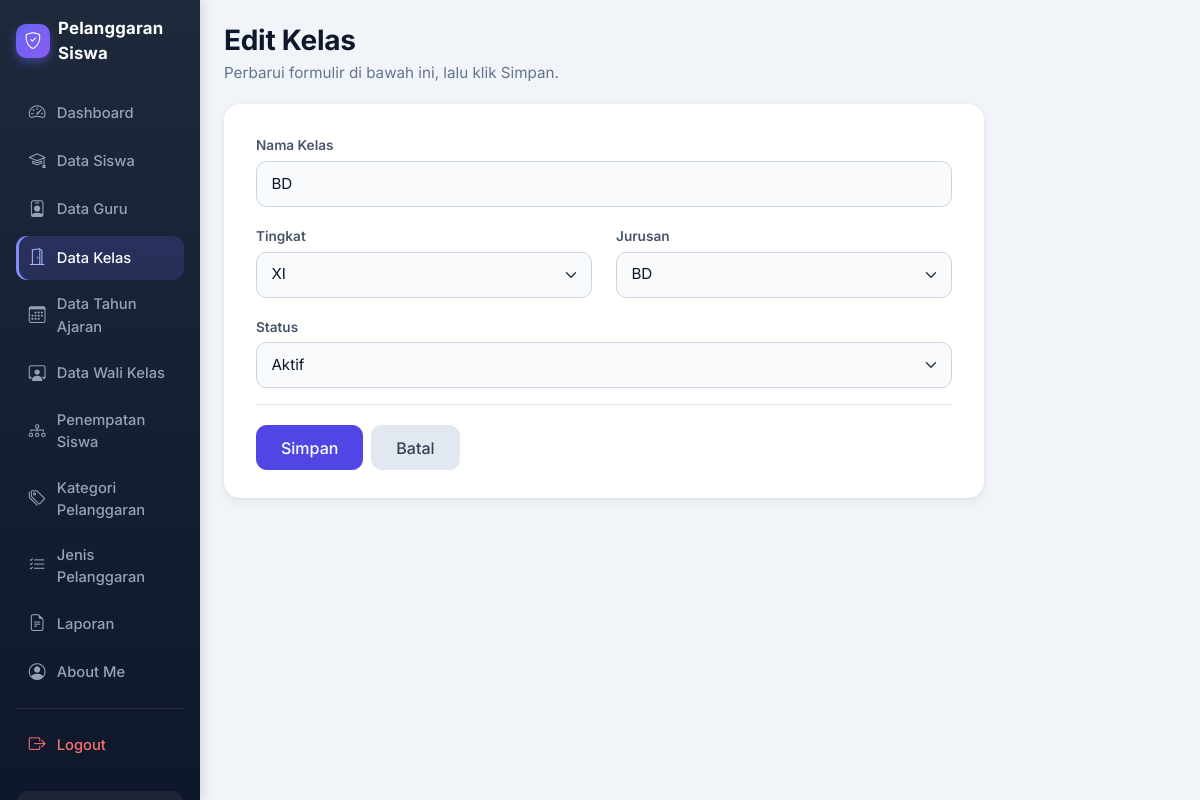
The app's page /edit_kelas.php?id=1 (signed in), older data.
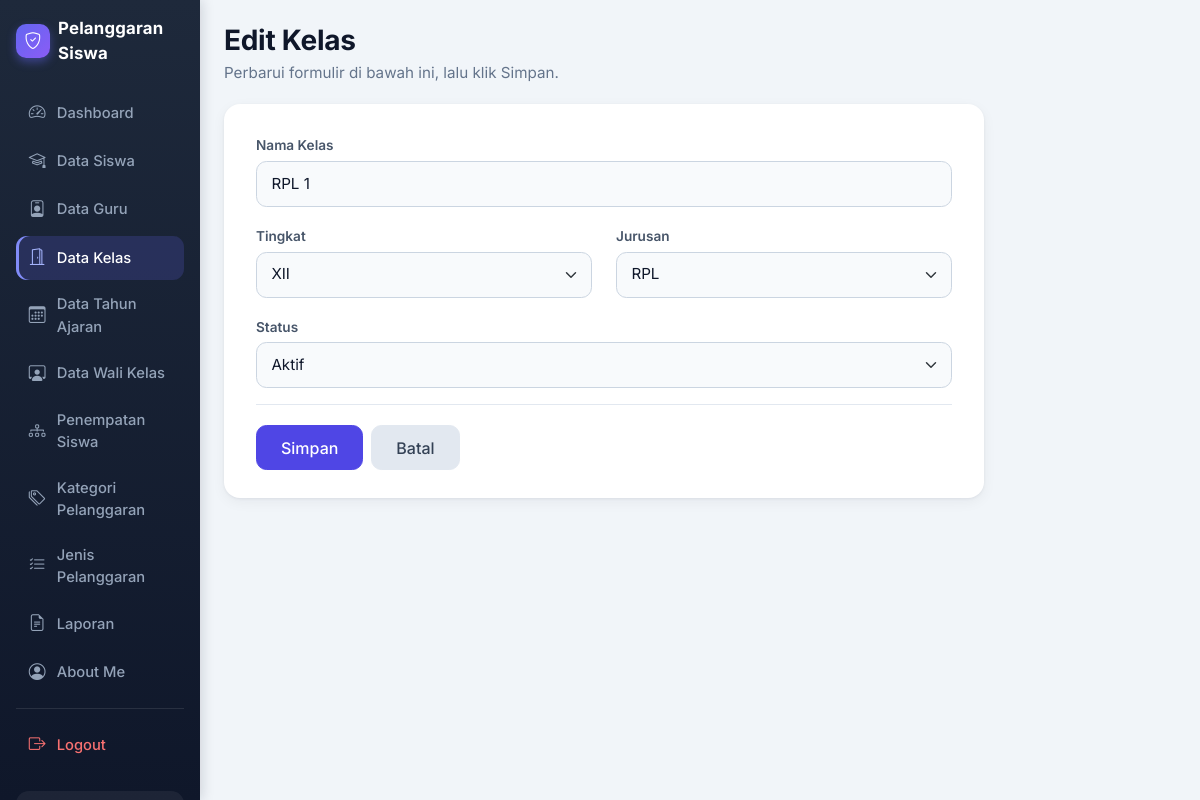
The same page, newer data.
### tables this page shows
CREATE TABLE `t_kelas` (
  `id` int(11) NOT NULL,
  `nama` varchar(100) DEFAULT NULL,
  `tingkat` varchar(20) NOT NULL,
  `jurusan` varchar(100) NOT NULL,
  `status_aktif` tinyint(1) NOT NULL,
  `created_at` timestamp NOT NULL DEFAULT current_timestamp(),
  `updated_at` timestamp NOT NULL DEFAULT current_timestamp()
);

### edit_kelas.php (called while the page is built, shortened)
<?php
include "config/koneksi.php";
include "includes/helper.php";
$id = (int) ($_GET['id'] ?? 0);
$kelas = ambil_satu($koneksi, "SELECT * FROM t_kelas WHERE id = ?", 'i', $id);
$v = [
    'nama'         => $kelas['nama'] ?? '',
    'tingkat'      => $kelas['tingkat'] ?? '',
    'jurusan'      => $kelas['jurusan'] ?? '',
    'status_aktif' => (int) $kelas['status_aktif'],
];
$label_tombol = 'Simpan';
include 'layout/tambah_atas.php';
include 'layout/form_kelas.php';
include 'layout/tambah_bawah.php';

### layout/form_kelas.php (the view, shortened to what this page needs)
<?php
$galat = $galat ?? [];
$label_tombol = $label_tombol ?? 'Simpan';
?>
<form method="POST">
    <div class="mb-3">
        <label for="nama" class="form-label">Nama Kelas</label>
        <input type="text" name="nama" id="nama" class="form-control<?= kelas_invalid($galat, 'nama'); ?>"
               value="<?= htmlspecialchars((string) $v['nama']); ?>" required>
    </div>
    <div class="row">
        <div class="col-md-6 mb-3">
            <label for="tingkat" class="form-label">Tingkat</label>
            <select name="tingkat" id="tingkat" class="form-select<?= kelas_invalid($galat, 'tingkat'); ?>" required>
                <?= html_opsi(daftar_tingkat(), $v['tingkat']); ?>
            </select>
        </div>
        <div class="col-md-6 mb-3">
            <label for="jurusan" class="form-label">Jurusan</label>
            <select name="jurusan" id="jurusan" class="form-select<?= kelas_invalid($galat, 'jurusan'); ?>" required>
                <?= html_opsi(daftar_jurusan(), $v['jurusan']); ?>
            </select>
        </div>
    </div>
    <div class="mb-3">
        <label for="status_aktif" class="form-label">Status</label>
        <?= html_status_select($v['status_aktif']); ?>
    </div>
    <div class="td-actions">
        <button type="submit" name="simpan" class="btn btn-primary"><?= htmlspecialchars($label_tombol); ?></button>
        <a href="kelola_kelas.php" class="btn btn-secondary">Batal</a>
    </div>
</form>

### includes/helper.php (shortened to what this page needs)
<?php
function kelas_invalid(array $galat, $kolom)
{
    return isset($galat[$kolom]) ? ' is-invalid' : '';
}
function html_status_select($nilai, $nama = 'status_aktif', $invalid = false)
{
    $n = ((string) $nilai === '0') ? '0' : '1';
    return '<select name="' . $nama . '" id="' . $nama . '" class="form-select' . ($invalid ? ' is-invalid' : '') . '">'
         . '<option value="1"' . ($n === '1' ? ' selected' : '') . '>Aktif</option>'
         . '<option value="0"' . ($n === '0' ? ' selected' : '') . '>Tidak Aktif</option>'
         . '</select>';
}
function ambil_semua($koneksi, $sql, $tipe = '', ...$param)
{
    $stmt = mysqli_prepare($koneksi, $sql);
    if ($tipe !== '') { mysqli_stmt_bind_param($stmt, $tipe, ...$param); }
    mysqli_stmt_execute($stmt);
    $hasil = mysqli_stmt_get_result($stmt);
    $baris = [];
    while ($hasil && ($r = mysqli_fetch_assoc($hasil))) { $baris[] = $r; }
    return $baris;
}
function ambil_satu($koneksi, $sql, $tipe = '', ...$param)
{
    $semua = ambil_semua($koneksi, $sql, $tipe, ...$param);
    return $semua[0] ?? null;
}
function daftar_tingkat() { return ['X', 'XI', 'XII']; }
function daftar_jurusan() { return ['RPL', 'TKJ', 'TKR', 'TSM', 'BD']; }
function html_opsi(array $daftar, $nilai)
{
    $nilai = (string) $nilai;
    $html = '';
    foreach ($daftar as $d) {
        $html .= '<option value="' . htmlspecialchars($d) . '"' . ($d === $nilai ? ' selected' : '') . '>'
               . htmlspecialchars($d) . '</option>';
    }
    return $html;
}

Row changes from the older to the newer data that the page shows:
changed t_kelas "Aktif": nama "BD" → "RPL 1"; tingkat "XI" → "XII"; jurusan "BD" → "RPL"
